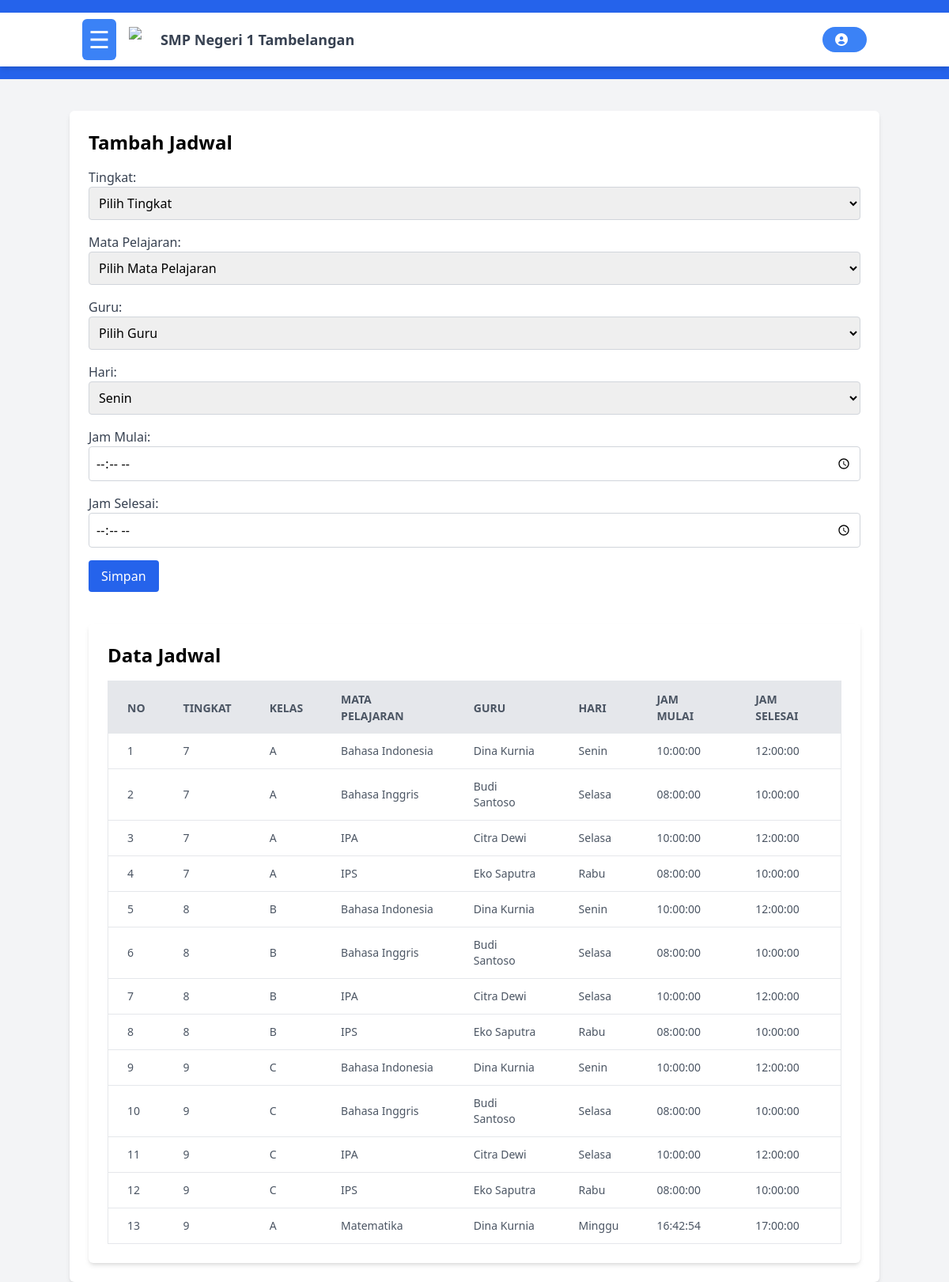
Page /dashboard/admin/buat_jadwal.php on the committed database.
### tables this page shows
CREATE TABLE `jadwal` (
  `id_jadwal` int NOT NULL,
  `kelas_id` int NOT NULL,
  `mata_pelajaran_id` int NOT NULL,
  `guru_id` int NOT NULL,
  `hari` enum('Senin','Selasa','Rabu','Kamis','Jum''at','Sabtu','Minggu') DEFAULT NULL,
  `jam_mulai` time NOT NULL,
  `jam_selesai` time NOT NULL
);

CREATE TABLE `kelas` (
  `id_kelas` int NOT NULL,
  `nama_kelas` varchar(50) NOT NULL,
  `tingkat` varchar(10) DEFAULT NULL,
  `wali_kelas_id` int DEFAULT NULL
);

CREATE TABLE `mata_pelajaran` (
  `id_mata_pelajaran` int NOT NULL,
  `nama_pelajaran` varchar(100) NOT NULL
);

CREATE TABLE `guru` (
  `id_guru` int NOT NULL,
  `nip` varchar(20) NOT NULL,
  `nama_lengkap` varchar(100) NOT NULL,
  `email` varchar(100) DEFAULT NULL,
  `no_telp` varchar(15) DEFAULT NULL,
  `mata_pelajaran_id` int DEFAULT NULL,
  `username` varchar(50) NOT NULL,
  `password` varchar(255) NOT NULL,
  `photo` varchar(255) DEFAULT NULL
);

### dashboard/admin/buat_jadwal.php (the view, shortened to what this page needs)
<?php
include "../../koneksi.php";
?>
<!DOCTYPE html>
<html lang="en">
<head>
    <script src="https://cdn.tailwindcss.com"></script>
</head>
<body class="bg-gray-100">
    <header id="header" class="bg-blue-600 text-white py-4 transition-all duration-300">
        <?php include '../../layout/header.php' ?>
    </header>
    <div class="container mx-auto mt-10 p-6 bg-white shadow-md rounded-md">
        <h2 class="text-2xl font-bold mb-4">Tambah Jadwal</h2>
        <form method="POST" action="">
        <div class="mb-4">
    <label for="tingkat" class="block text-gray-700">Tingkat:</label>
    <select name="tingkat" id="tingkat" class="w-full p-2 border border-gray-300 rounded" onchange="this.form.submit()">
        <option value="">Pilih Tingkat</option>
    </select>
</div>
            <div class="mb-4">
                <label for="mata_pelajaran_id" class="block text-gray-700">Mata Pelajaran:</label>
                <select name="mata_pelajaran_id" id="mata_pelajaran_id" class="w-full p-2 border border-gray-300 rounded">
                    <option value="">Pilih Mata Pelajaran</option>
                </select>
            </div>
            <div class="mb-4">
                <label for="guru_id" class="block text-gray-700">Guru:</label>
                <select name="guru_id" id="guru_id" class="w-full p-2 border border-gray-300 rounded">
                    <option value="">Pilih Guru</option>
                </select>
            </div>
            <div class="mb-4">
                <label for="hari" class="block text-gray-700">Hari:</label>
                <select name="hari" id="hari" class="w-full p-2 border border-gray-300 rounded">
                    <option value="Senin">Senin</option>
                </select>
            </div>
            <div class="mb-4">
                <label for="jam_mulai" class="block text-gray-700">Jam Mulai:</label>
                <input type="time" name="jam_mulai" id="jam_mulai" class="w-full p-2 border border-gray-300 rounded">
            </div>
            <div class="mb-4">
                <label for="jam_selesai" class="block text-gray-700">Jam Selesai:</label>
                <input type="time" name="jam_selesai" id="jam_selesai" class="w-full p-2 border border-gray-300 rounded">
            </div>
            <button type="submit" class="bg-blue-600 text-white px-4 py-2 rounded hover:bg-blue-700">Simpan</button>
        </form>
        <?php
$jadwalQuery = "SELECT j.id_jadwal, k.nama_kelas, k.tingkat, m.nama_pelajaran, g.nama_lengkap, j.hari, j.jam_mulai, j.jam_selesai
                FROM jadwal j
                JOIN kelas k ON j.kelas_id = k.id_kelas
                JOIN mata_pelajaran m ON j.mata_pelajaran_id = m.id_mata_pelajaran
                JOIN guru g ON j.guru_id = g.id_guru
                ORDER BY k.tingkat, j.hari, j.jam_mulai";
$jadwalResult = mysqli_query($conn, $jadwalQuery);
?>
<div class="container mx-auto mt-10 p-6 bg-white shadow-md rounded-md">
    <h2 class="text-2xl font-bold mb-4">Data Jadwal</h2>
    <table class="min-w-full bg-white border border-gray-200">
        <thead>
            <tr class="w-full bg-gray-200 text-gray-600 uppercase text-sm leading-normal">
                <th class="py-3 px-6 text-left">No</th>
                <th class="py-3 px-6 text-left">Tingkat</th>
                <th class="py-3 px-6 text-left">Kelas</th>
                <th class="py-3 px-6 text-left">Mata Pelajaran</th>
                <th class="py-3 px-6 text-left">Guru</th>
                <th class="py-3 px-6 text-left">Hari</th>
                <th class="py-3 px-6 text-left">Jam Mulai</th>
                <th class="py-3 px-6 text-left">Jam Selesai</th>
            </tr>
        </thead>
        <tbody class="text-gray-600 text-sm font-light">
            <?php if (mysqli_num_rows($jadwalResult) > 0): ?>
                <?php $no = 1; ?>
                <?php while ($row = mysqli_fetch_assoc($jadwalResult)): ?>
                    <tr class="border-b border-gray-200 hover:bg-gray-100">
                        <td class="py-3 px-6"><?= $no++; ?></td>
                        <td class="py-3 px-6"><?= $row['tingkat']; ?></td>
                        <td class="py-3 px-6"><?= $row['nama_kelas']; ?></td>
                        <td class="py-3 px-6"><?= $row['nama_pelajaran']; ?></td>
                        <td class="py-3 px-6"><?= $row['nama_lengkap']; ?></td>
                        <td class="py-3 px-6"><?= $row['hari']; ?></td>
                        <td class="py-3 px-6"><?= $row['jam_mulai']; ?></td>
                        <td class="py-3 px-6"><?= $row['jam_selesai']; ?></td>
                    </tr>
                <?php endwhile; ?>
            <?php else: ?>
                <tr>
                    <td colspan="7" class="py-3 px-6 text-center text-red-500">Belum ada data jadwal</td>
                </tr>
            <?php endif; ?>
        </tbody>
    </table>
</div>
    </div>
</body>
</html>

### layout/header.php (shortened to what this page needs)
<!DOCTYPE html>
<html lang="en">
<head>
  <link href="https://cdnjs.cloudflare.com/ajax/libs/font-awesome/6.0.0-beta3/css/all.min.css" rel="stylesheet">
</head>
<body>
<nav class="bg-white shadow-md " id="header">
  <div class="container mx-auto px-4 py-2 flex justify-between items-center">
    <div class="flex items-center space-x-4">
      <button id="sidebarToggle" class="text-3xl bg-blue-500 text-white p-2 rounded-md hover:bg-blue-600" onclick="toggleNav()">&#9776;</button>
      <a class="flex items-center space-x-2" href="#">
        <img src="https://i.pinimg.com/originals/e2/57/46/e257468b494f341546a8a30c47b023d6.png" alt="Logo" class="w-8 h-8">
        <span class="font-semibold text-lg text-gray-700">SMP Negeri 1 Tambelangan</span>
      </a>
    </div>
    <div class="relative">
      <a href="profile.php" class="flex items-center space-x-2 bg-blue-500 text-white px-4 py-2 rounded-full focus:outline-none hover:bg-blue-600" id="navbarDropdown">
        <i class="fas fa-user-circle"></i>
      </a>
    </div>
  </div>
</nav>

### rows in the picture
jadwal: kelas.tingkat "7", kelas.nama_kelas "A", mata_pelajaran.nama_pelajaran "Bahasa Indonesia", guru.nama_lengkap "Dina Kurnia", hari "Senin", jam_mulai "10:00:00", jam_selesai "12:00:00"
jadwal: kelas.tingkat "7", kelas.nama_kelas "A", mata_pelajaran.nama_pelajaran "Bahasa Inggris", guru.nama_lengkap "Budi Santoso", hari "Selasa", jam_mulai "08:00:00", jam_selesai "10:00:00"
jadwal: kelas.tingkat "7", kelas.nama_kelas "A", mata_pelajaran.nama_pelajaran "IPA", guru.nama_lengkap "Citra Dewi", hari "Selasa", jam_mulai "10:00:00", jam_selesai "12:00:00"
jadwal: kelas.tingkat "7", kelas.nama_kelas "A", mata_pelajaran.nama_pelajaran "IPS", guru.nama_lengkap "Eko Saputra", hari "Rabu", jam_mulai "08:00:00", jam_selesai "10:00:00"
jadwal: kelas.tingkat "8", kelas.nama_kelas "B", mata_pelajaran.nama_pelajaran "Bahasa Indonesia", guru.nama_lengkap "Dina Kurnia", hari "Senin", jam_mulai "10:00:00", jam_selesai "12:00:00"
jadwal: kelas.tingkat "8", kelas.nama_kelas "B", mata_pelajaran.nama_pelajaran "Bahasa Inggris", guru.nama_lengkap "Budi Santoso", hari "Selasa", jam_mulai "08:00:00", jam_selesai "10:00:00"
jadwal: kelas.tingkat "8", kelas.nama_kelas "B", mata_pelajaran.nama_pelajaran "IPA", guru.nama_lengkap "Citra Dewi", hari "Selasa", jam_mulai "10:00:00", jam_selesai "12:00:00"
jadwal: kelas.tingkat "8", kelas.nama_kelas "B", mata_pelajaran.nama_pelajaran "IPS", guru.nama_lengkap "Eko Saputra", hari "Rabu", jam_mulai "08:00:00", jam_selesai "10:00:00"
jadwal: kelas.tingkat "9", kelas.nama_kelas "C", mata_pelajaran.nama_pelajaran "Bahasa Indonesia", guru.nama_lengkap "Dina Kurnia", hari "Senin", jam_mulai "10:00:00", jam_selesai "12:00:00"
jadwal: kelas.tingkat "9", kelas.nama_kelas "C", mata_pelajaran.nama_pelajaran "Bahasa Inggris", guru.nama_lengkap "Budi Santoso", hari "Selasa", jam_mulai "08:00:00", jam_selesai "10:00:00"
jadwal: kelas.tingkat "9", kelas.nama_kelas "C", mata_pelajaran.nama_pelajaran "IPA", guru.nama_lengkap "Citra Dewi", hari "Selasa", jam_mulai "10:00:00", jam_selesai "12:00:00"
jadwal: kelas.tingkat "9", kelas.nama_kelas "C", mata_pelajaran.nama_pelajaran "IPS", guru.nama_lengkap "Eko Saputra", hari "Rabu", jam_mulai "08:00:00", jam_selesai "10:00:00"
jadwal: kelas.tingkat "9", kelas.nama_kelas "A", mata_pelajaran.nama_pelajaran "Matematika", guru.nama_lengkap "Dina Kurnia", hari "Minggu", jam_mulai "16:42:54", jam_selesai "17:00:00"
